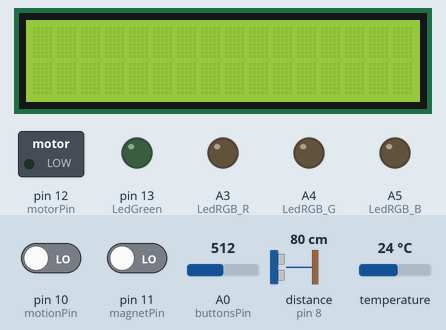
The sketch below on a simulated Arduino Uno, built with avr-gcc and run on an emulated ATmega328P. On the bench: 16×2 character LCD, switched loads named in the sketch (green lamp = pin HIGH), output pins drawn as LEDs (lit = HIGH). Inputs (shaded band) come from the test bench; at power-on: pin 10 (motionPin) LOW, A0 (buttonsPin) = 512, distance to the obstacle (sensor on pin 8) 80 cm, pin 11 (magnetPin) LOW, temperature 24 °C. The echo pulse lasts 58.3 µs per cm; what the sketch prints to the serial monitor is not drawn.

Above: at 1.2 s.
1.3 s: pin 10 (motionPin) driven HIGH
At 2.4 s:
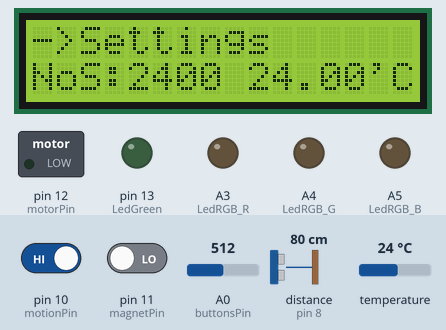
3.5 s: A0 (buttonsPin) set to 218
5.8 s: A0 (buttonsPin) set to 191
At 7.1 s:
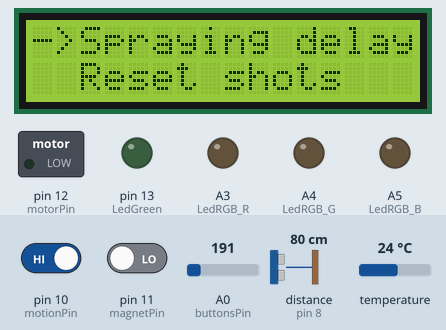
7.4 s: pin 10 (motionPin) driven LOW
At 8.6 s:
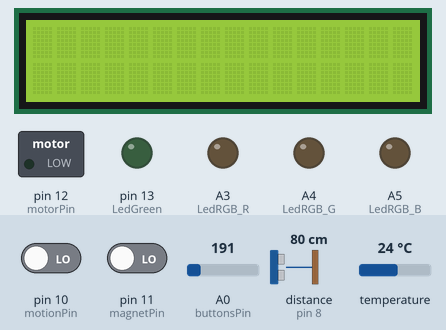
8.9 s: distance to the obstacle (sensor on pin 8) set to 9 cm
At 11.7 s:
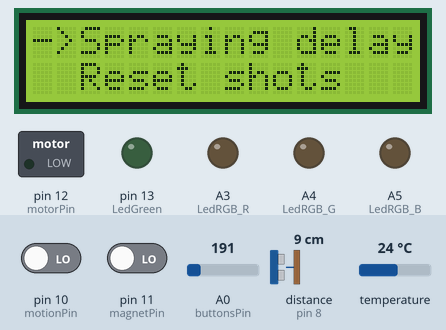
22.9 s: A0 (buttonsPin) set to 402
33.6 s: A0 (buttonsPin) set to 423
At 34.5 s:
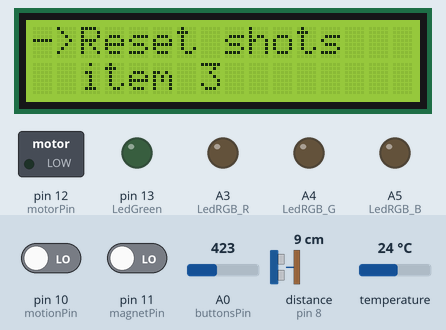
Timing chart, 0 to 36.2 s (numbered marks = the images above; inputs shaded):
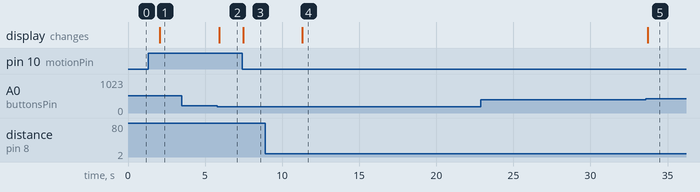

The sketch:

AssigementWC.ino
```cpp
//Libraries
#include <LiquidCrystal.h>
#include <NewPing.h>
#include <OneWire.h>
#include <DallasTemperature.h>

//Variables
  //LCD
const int rs = 7, en = 6, d4 = 5, d5 = 4, d6 = 3, d7 = 2;
LiquidCrystal lcd(rs, en, d4, d5, d6, d7);

//serial vars
unsigned long serialMillis = 0;
unsigned long serialInterval = 3000;

  //Distance Sensor
#define trigPin 9
#define echoPin 8
#define maxDist 200
int distance = 0;
int minDist = maxDist;
int distToDoor = 0;
long doorInterval = 5000;
NewPing sonar(trigPin, echoPin, maxDist);

  //Motion Sensor
int motionPin = 10;
int motionState = LOW;
int motionVal = LOW;

  //Light Sensor
#define lightPin A1

  //Temperature Sensor
OneWire oneWire(A2);
DallasTemperature TempSensor(&oneWire);
float temp = 0;
int tempInterval = 500; /////// 2000

  // Magnetic Sensor
#define magnetPin 11

  //Buttons
#define buttonsPin A0
int lastButtonState = 4;
unsigned long lastDebounceTime = 0;
unsigned long debounceDelay = 100;
unsigned long timeWhenPressed = 0;
bool button1 = false;
bool button2 = false;
bool button3 = false;
bool Pressed = false;

  //Motor AirWick
#define motorPin 12

  //Led Green
#define LedGreen 13

  //Led RGB
#define LedRGB_R A3
#define LedRGB_G A4
#define LedRGB_B A5

  //Menu
enum menustate { main, settings, delaySettings};
    menustate menuState = main;
    byte menuPointer = 0;
    byte menuSize = 4;
    const char* menuItems[4]={
      "Spraying delay",
      "Reset shots",
      "item 3",
      "item 4"
    };
    int NoS = 2400;
    int minSprayDelay = 2000;
    int maxSprayDelay = 15000 - minSprayDelay + 1000;
    int sprayDelay = minSprayDelay;

  //Time
unsigned long currentMillis = 0;
unsigned long previousMillis = 0;
unsigned long previousMillis2 = 0;
unsigned long previousMillisDoor = 0;
long interval = 500;
unsigned long timeWhenSomebodySitdown = 0;

  //active system
enum State {outOfUse, inUseUnknow, inUse1, inUse2, cleaning};
  State state = outOfUse;
bool timerSet = false;

void setup() {
  Serial.begin(9600);
  pinMode(motionPin, INPUT);
  pinMode(magnetPin, INPUT);
  pinMode(motorPin, OUTPUT);
  pinMode(LedGreen, OUTPUT);
  pinMode(LedRGB_R, OUTPUT);
  pinMode(LedRGB_G, OUTPUT);
  pinMode(LedRGB_B, OUTPUT);

  lcd.begin(16, 2);
  TempSensor.begin();
}

void loop() {
  currentMillis = millis();

  System();

  if (currentMillis - previousMillis2 >= tempInterval){
    previousMillis2 = currentMillis;
    getTemp();
  }

  if (currentMillis - previousMillisDoor >= doorInterval){
    previousMillisDoor = currentMillis;
    distance = getDistance();
  }

  if (currentMillis - serialMillis >= serialInterval){
    serialMillis = currentMillis;
    Serial.println("distance is " + distance);
    Serial.println("state is " + state);
    Serial.println("menuState is " + menuState);
    Serial.println("distToDoor is " + distToDoor);
    Serial.println("minDist is " + minDist);
  }
}
```

Menu.ino
```cpp
void Input(){
  buttonInput();
  switch (menuState){
    case main:{
      if (button1){
        menuState = settings;
      }
      if (button3){
        spray();
      }
      break;
    }
    case settings:{
      if (button1)
        {
          switch (menuPointer) {
            case 0:
              //spray delay
              menuState = delaySettings;
              break;
            case 1:
              // reset NoS
              NoS = 2400;
              menuState = main;
              break;
            default:
              break;
          }
        }
      //Scroll
      if (button2)
        menuPointer = ((menuPointer + menuSize + 1) % menuSize);
      //Back
      if (button3)
        menuState = main;
        //manual spray
      break;
    }
    case delaySettings:{
      if (button2){
        sprayDelay = ((sprayDelay - minSprayDelay + maxSprayDelay + 1000) % (maxSprayDelay)) + minSprayDelay;
      }
      if (button3){
        menuState = settings;
      }
      break;
    }
    default:
      break;
  }
}

void Screen(){
  lcd.clear();
  switch (menuState){
    case main:{
        lcd.setCursor(0,0);
        lcd.print("->");
        lcd.print("Settings");
        lcd.setCursor(0,1);
        lcd.print("NoS:");
        lcd.print(NoS);
        lcd.setCursor(9,1);
        lcd.print(temp);
        lcd.print("'C");
       break;
    }
    case settings: {
        lcd.setCursor(0,0);
        lcd.print("->");
        lcd.print(menuItems[menuPointer]);
        lcd.setCursor(0,1);
        lcd.print("  ");
        lcd.print(menuItems[((menuPointer + menuSize + 1) % menuSize)]);
      break;
    }
    case delaySettings: {
        lcd.setCursor(0,0);
        lcd.print("Delay: ");
        lcd.print(sprayDelay / 1000);
        lcd.print(" sec");
        lcd.setCursor(0,1);
       break;
    }
  }
}
```

Sensors.ino
```cpp
bool isMotion(){
  if (digitalRead(motionPin) == HIGH)
    return true;
  else
    return false;
}

int getDistance(){
  return sonar.ping_cm();
}

bool magnetON(){
  if (digitalRead(magnetPin) == HIGH)
    return false;
  else
    return true;
}

void getTemp(){
  TempSensor.requestTemperatures();
  temp = TempSensor.getTempCByIndex(0);
}

int getLightValue(){
  return analogRead(lightPin);
}

void spray(){
  //digitalWrite(motorPin, HIGH);
  //delay(50);
  //digitalWrite(motorPin, LOW);
  NoS--;
}

void buttonInput(){
  int buttonState = (analogRead(buttonsPin) * (5.0 / 1024.0));
  if (buttonState != lastButtonState){
    if (buttonState == 0 && Pressed == false){
      button1 = true;
      Pressed = true;
      timeWhenPressed = currentMillis;
    }
    if (buttonState == 2 && Pressed == false){
      button2 = true;
      Pressed = true;
      timeWhenPressed = currentMillis;
    }
    if (buttonState == 3 && Pressed == false){
      button3 = true;
      Pressed = true;
      timeWhenPressed = currentMillis;
    }
  }
  else{
    if (lastButtonState != 4){
      button1 = false;
      button2 = false;
      button3 = false;
      if (currentMillis - timeWhenPressed >= 50){
        Pressed = false;
      }
    }
  }
  lastButtonState = buttonState;
}
```

System.ino
```cpp
void System(){
if (((isMotion())|| distance < distToDoor - 10)&& magnetON()){ //of distance is kleiner dan deur
  state = inUseUnknow;
  lcd.display();
}
else{
  if (magnetON()){
    if (state != outOfUse){
      if (state == inUse1){
        spray();
      }
      if (state == inUse2){
        spray();
        spray();
      }
    }
    state = outOfUse;
    timerSet = false;
    distToDoor = distance;
    minDist = distToDoor;
    lcd.noDisplay();
  }
  else {
    state = cleaning;
    lcd.display();
  }
}

if (state != outOfUse){
  Input();
  if (currentMillis - previousMillis >= interval){
    previousMillis = currentMillis;
    Screen();
    minDist = min(minDist, getDistance());
  }
}

if (((minDist < distToDoor - 20) && minDist > 50) && state != outOfUse && state != cleaning){
  state = inUse1;
}

if (minDist < 50 && state != outOfUse && state != cleaning){
  if (!timerSet){
    timerSet = true;
    timeWhenSomebodySitdown = currentMillis;
    state = inUse1;
  }
  if (currentMillis - timeWhenSomebodySitdown > 15000){
    state = inUse2;
  }
}
};
```

SystemTest3.ino
```cpp
void System3(){
  lcd.clear();
  lcd.setCursor(0,0);
  lcd.print(minDist);
  lcd.setCursor(5,0);
  lcd.print(distToDoor);
if (((isMotion())|| distance < distToDoor - 10)&& magnetON()){ //of distance is kleiner dan deur
  state = inUseUnknow;
}
else{
  if (magnetON()){
    state = outOfUse;
    distToDoor = distance;
    minDist = distToDoor; //aanpassen naar max door distance
    lcd.setCursor(5,1);
    lcd.print("outOfUse");
  }
  else {
    state = cleaning;
    lcd.setCursor(5,1);
    lcd.print("cleaning");
  }
}

if (state != outOfUse){//wanneer er iemand is check input en screen
    if (currentMillis - previousMillis >= interval){
    previousMillis = currentMillis;
    minDist = min(minDist, getDistance());
  }
}

if (((minDist < distToDoor - 20) && minDist > 50) && state != outOfUse && state != cleaning){
  state = inUse1;
  lcd.setCursor(5,1);
  lcd.print("standing");
}

if (minDist < 50 && state != outOfUse && state != cleaning){
  state = inUse1;
  lcd.setCursor(5,1);
  lcd.print("sitting");
}
};
```

Measured:
- the behaviour switches between 205 and 204 on A0 (buttonsPin) (found by bisection; images 1 and 2)
- the behaviour switches between 409 and 410 on A0 (buttonsPin) (found by bisection; images 4 and 5)
- after the input at 1.3 s, the display: changes after 0.74 s (image 1)
- after the input at 3.5 s, every drawn part: stays the same
- after the input at 5.8 s, the display: changes after 0.13 s (image 2)
- after the input at 7.4 s, the display: changes after 0.07 s (image 3)
- after the input at 8.9 s, the display: changes after 2.4 s (image 4)
- after the input at 22.9 s, every drawn part: stays the same
- after the input at 33.6 s, the display: changes after 0.13 s (image 5)
